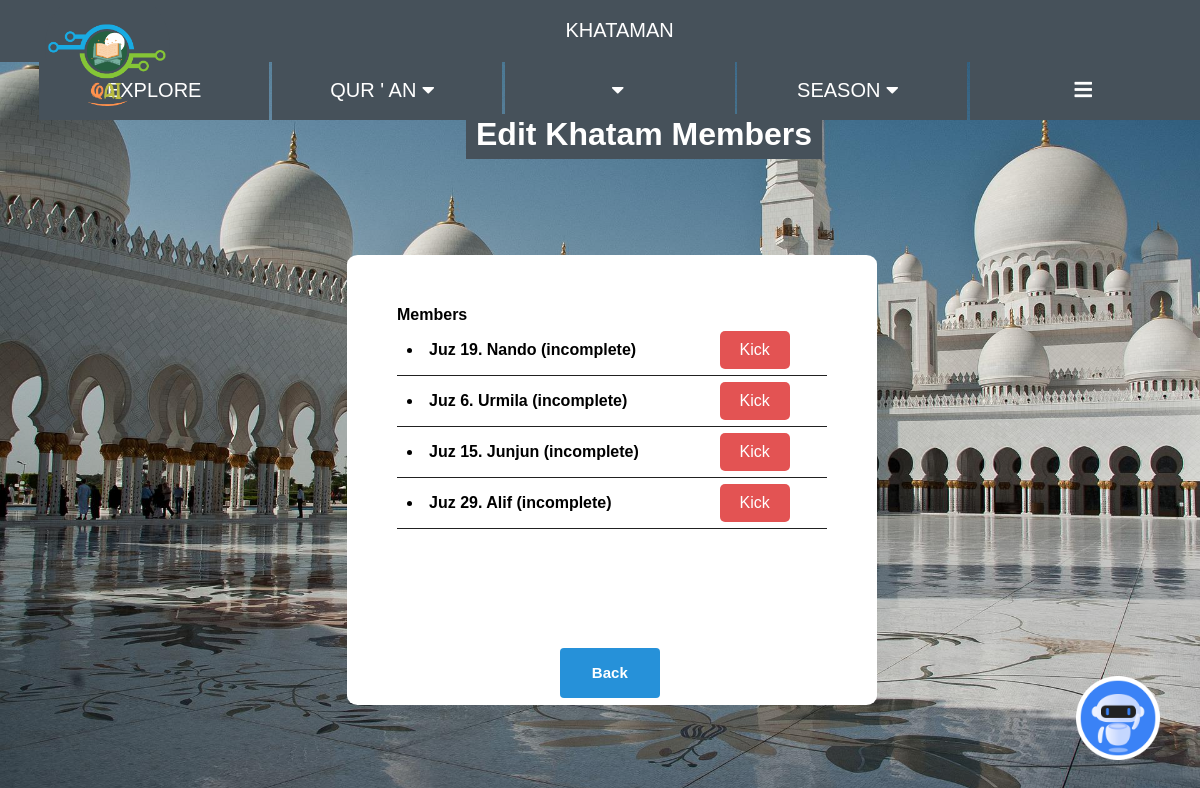
The page /bkhatam/edit/members/1 (signed in) on the database its author committed.
### ownlibs/dbmodels.py (models this page shows, shortened)
class Khatam(db.Model):
    __tablename__="Khatam"
    id = db.Column(db.Integer, primary_key=True)
    author_id = db.Column(db.Integer, db.ForeignKey("Users.id"), nullable=False)
    title = db.Column(db.String(30), nullable=False)
    start = db.Column(db.DateTime, default=datetime.utcnow)
    deadline = db.Column(db.DateTime)
    setpassword = db.Column(db.Boolean, nullable=False, default=False)
    password = db.Column(db.String(20))
    member_rule = db.Column(db.String, nullable=False, default="random")
    member_juz = db.Column(db.String, nullable=False)
    member_complete = db.Column(db.String, nullable=False)
    extended = db.Column(db.Integer, nullable=False, default=0)

class Users(db.Model, UserMixin):
    __tablename__="Users"
    id = db.Column(db.Integer, primary_key=True)
    date_join = db.Column(db.DateTime, default=datetime.utcnow)
    username = db.Column(db.String(20), nullable=False, unique=True)
    gender = db.Column(db.String, nullable=False, default="Female")
    email = db.Column(db.String(20), nullable=False, unique=True) #unique=True
    password = db.Column(db.String(128), nullable=False)
    last_read = db.Column(db.Integer)
    bookmarks = db.Column(db.String)
    ap = db.Column(db.Integer, nullable=False, default=0)
    read_ayahs = db.Column(db.Integer, nullable=False, default=0)
    read_juz = db.Column(db.Integer, nullable=False, default=0)
    anonym = db.Column(db.Boolean, nullable=False, default=False)
    on_season = db.Column(db.String, nullable=False, default="1")
    visit_explore = db.Column(db.Integer, nullable=False, default=0)
    khatam_post = db.relationship("Khatam", backref="author") #lazy = True
    progress_khatam = db.relationship("PKhatam", backref="owner")
    friends = db.relationship("Friends", backref="owner")
    progress_dmission = db.relationship("PDMission", backref="owner")
    season_history = db.relationship("SeasonHistory", backref="owner")
    khatam_member = db.relationship("Khatam", secondary=UserKhatam, backref="members")
    retry_same_ayah = db.Column(db.Integer, nullable=False, default=0)
    retried_ayahnquran = db.Column(db.Integer)

### app.py (the view, shortened to what this page needs)
@app.route("/bkhatam/edit/members/<id>", methods=["GET", "POST"])
@login_required
def ekhatam_members(id=1):
    found_khatam = Khatam.query.filter_by(id=id).first()
    if current_user.id == found_khatam.author.id:
        return render_template('khatam/ekhatam_members.html',
        found_khatam=found_khatam,
        str2list=str2list)
    else:
        flash("Restricted Access")
        return redirect(url_for("bkhatam"))

### app.py (called while the page is built)
@lm.user_loader
def load_user(user_id):
    return Users.query.get(int(user_id))

### ownlibs/utils.py (called while the page is built)
def str2list(str=""):
    try:
        ls = str.split(",")
        while ls.count(""):
            ls.remove("")
        ls = list(ls)
    except:
        ls = []
    try:
        for i in range(len(ls)):
            ls[i] = int(ls[i])
    except:
        ls = []
    return ls #datatype int

### templates/khatam/ekhatam_members.html (shortened to what this page needs)
{% extends "theme.html" %}
{% block body %}
    <div class="bg-rank-l">
        <h1 class="rank">Edit Khatam Members</h1>
    </div>
    <div class="box-ekhatam-member">
        <label for="" class="txt-content-1">Members</label>
        <div id="box-list-member">
            {% for i in range(found_khatam.members|length) %}
                {% if found_khatam.members[i] == current_user %}
                {% else %}
                    <div class="box-member-each">
                        <li class="txt-content-1">Juz {{str2list(found_khatam.member_juz)[i]}}. {{found_khatam.members[i].username}}
                            {% if str2list(found_khatam.member_complete)[i]%}
                                (complete)
                            {% else %}
                                (incomplete)
                            {% endif %}
                        </li>
                        <button onclick="confirm_kick(this.value);" class="btn-kick" type="button" value="{{found_khatam.members[i].id}}">Kick</button>
                    </div>
                {% endif %}
            {% endfor %}
        </div>
        {% set urlto = url_for('ekhatam', id=found_khatam.id)%}
        <button onclick="location='{{urlto}}'" class="bjoin" type="button">Back</button>
    </div>
{% endblock %}

### static/style.css (style rules this page uses)
.bg-rank-l { position: absolute; top: 13%; left: 38%; text-align: center; background-color: rgb(70, 81, 90); width: max-content; height: 45px; margin: 10px; padding-left: 10px; padding-right: 10px; }
.txt-content-1 { position: relative; font-family: 'Franklin Gothic Medium', 'Arial Narrow', Arial, sans-serif; font-size: 16px; color: rgb(0, 0, 0); }
body { margin: 0; padding: 0; background: url("/static/masjid.jpg"); background-size: cover; background-repeat: no-repeat; }
.rank { text-align: center; font-family:'Franklin Gothic Medium', 'Arial Narrow', Arial, sans-serif; font-size: 32px; color: white; }
.bjoin { width: 100px; height: 50px; background-color: #2691d9; color: white; padding: 8px 12px; margin: 8px; border: none; border-radius: 4px; cursor: pointer; position: relative; left: 36%; font-family:'Franklin Gothic Medium', 'Arial Narrow', Arial, sans-serif; font-size: 15px; font-weight: bold; }
.box-ekhatam-member { position: absolute; top: 60%; left: 51%; transform: translate(-50%, -50%); height: 450px; width: 530px; background: rgba(255, 255, 255, 1); font-family: 'Franklin Gothic Medium', 'Arial Narrow', Arial, sans-serif; font-size: 17px; font-weight: bold; border-radius: 2%; padding: 50px 50px; }
#box-list-member { position: relative; top: auto; left: auto; width: 100%; height: 90%; text-align: left; overflow: auto; }
.box-member-each { border-bottom: solid; border-width: thin; position: relative; top: auto; left: auto; width: 100%; height: max-content; text-align: left; padding: 15px 10px; }
.btn-kick { position: absolute; top: 6px; left: 75%; background-color: rgb(220, 40, 40, 0.8); padding: 10px 20px; text-align: center; color: white; width: max-content; height: max-content; border: none; outline: none; border-radius: 5px; font-family: 'Franklin Gothic Medium', 'Arial Narrow', Arial, sans-serif; font-size: 16px; cursor: pointer; }

### templates/theme.html (style rules this page uses)
body { background-color: rgb(195, 203, 209); }

### rows shown on the page
Khatam: member_juz "19" "6" "15" "29"
Users: username "Nando"
Users: username "Urmila"
Users: username "Junjun"
Users: username "Alif"
